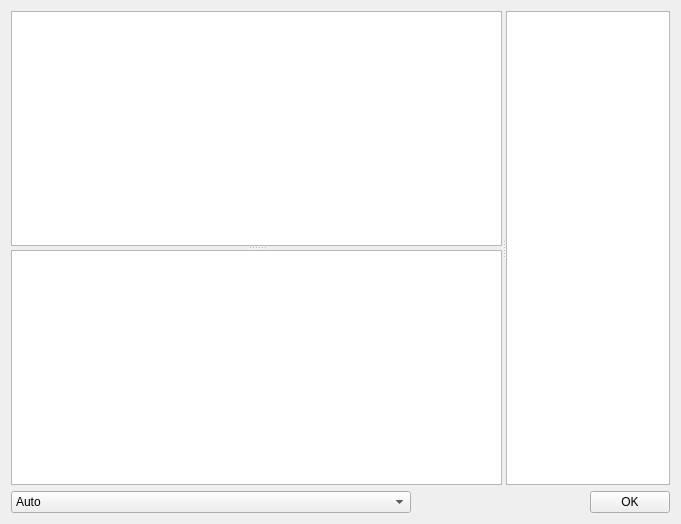
<ui version="4.0" >
 <class>Conv2</class>
 <widget class="QWidget" name="Conv2" >
  <property name="geometry" >
   <rect>
    <x>0</x>
    <y>0</y>
    <width>681</width>
    <height>524</height>
   </rect>
  </property>
  <property name="windowTitle" >
   <string>Form</string>
  </property>
  <layout class="QGridLayout" name="gridLayout" >
   <item row="0" column="0" >
    <widget class="QSplitter" name="splitter_2" >
     <property name="sizePolicy" >
      <sizepolicy vsizetype="Expanding" hsizetype="Expanding" >
       <horstretch>0</horstretch>
       <verstretch>0</verstretch>
      </sizepolicy>
     </property>
     <property name="maximumSize" >
      <size>
       <width>800</width>
       <height>16777215</height>
      </size>
     </property>
     <property name="orientation" >
      <enum>Qt::Horizontal</enum>
     </property>
     <widget class="QSplitter" name="splitter" >
      <property name="sizePolicy" >
       <sizepolicy vsizetype="Expanding" hsizetype="Expanding" >
        <horstretch>3</horstretch>
        <verstretch>0</verstretch>
       </sizepolicy>
      </property>
      <property name="orientation" >
       <enum>Qt::Vertical</enum>
      </property>
      <widget class="QPlainTextEdit" name="input" >
       <property name="sizePolicy" >
        <sizepolicy vsizetype="Expanding" hsizetype="Expanding" >
         <horstretch>0</horstretch>
         <verstretch>0</verstretch>
        </sizepolicy>
       </property>
      </widget>
      <widget class="QPlainTextEdit" name="output" >
       <property name="sizePolicy" >
        <sizepolicy vsizetype="Expanding" hsizetype="Expanding" >
         <horstretch>0</horstretch>
         <verstretch>0</verstretch>
        </sizepolicy>
       </property>
       <property name="readOnly" >
        <bool>true</bool>
       </property>
      </widget>
     </widget>
     <widget class="QPlainTextEdit" name="errors" >
      <property name="sizePolicy" >
       <sizepolicy vsizetype="Expanding" hsizetype="Expanding" >
        <horstretch>1</horstretch>
        <verstretch>0</verstretch>
       </sizepolicy>
      </property>
      <property name="readOnly" >
       <bool>true</bool>
      </property>
     </widget>
    </widget>
   </item>
   <item row="1" column="0" >
    <layout class="QHBoxLayout" name="horizontalLayout" >
     <item>
      <widget class="QComboBox" name="comboBox" >
       <property name="sizePolicy" >
        <sizepolicy vsizetype="Fixed" hsizetype="Preferred" >
         <horstretch>0</horstretch>
         <verstretch>0</verstretch>
        </sizepolicy>
       </property>
       <property name="maximumSize" >
        <size>
         <width>400</width>
         <height>400</height>
        </size>
       </property>
       <item>
        <property name="text" >
         <string>Auto</string>
        </property>
       </item>
       <item>
        <property name="text" >
         <string>РЁРёСЂРѕРєР°СЏ СЌР»РµРєС‚СЂРёС„РёРєР°С†РёСЏ СЋР¶РЅС‹С… РіСѓР±РµСЂРЅРёР№ РґР°СЃС‚ РјРѕС‰РЅС‹Р№ С‚РѕР»С‡РѕРє РїРѕРґСЉРµРјСѓ СЃРµР»СЊСЃРєРѕРіРѕ С…РѕР·СЏР№СЃС‚РІР°</string>
        </property>
       </item>
       <item>
        <property name="text" >
         <string>п╗п╦я─п╬п╨п╟я▐ я█п╩п╣п╨я┌я─п╦я└п╦п╨п╟я├п╦я▐ я▌п╤п╫я▀я┘ пЁя┐п╠п╣я─п╫п╦п╧ п╢п╟я│я┌ п╪п╬я┴п╫я▀п╧ я┌п╬п╩я┤п╬п╨ п©п╬п╢я┼п╣п╪я┐ я│п╣п╩я▄я│п╨п╬пЁп╬ я┘п╬п╥я▐п╧я│я┌п╡п╟</string>
        </property>
       </item>
      </widget>
     </item>
     <item>
      <spacer name="horizontalSpacer" >
       <property name="orientation" >
        <enum>Qt::Horizontal</enum>
       </property>
       <property name="sizeHint" stdset="0" >
        <size>
         <width>40</width>
         <height>20</height>
        </size>
       </property>
      </spacer>
     </item>
     <item>
      <widget class="QPushButton" name="pushButton" >
       <property name="text" >
        <string>OK</string>
       </property>
      </widget>
     </item>
    </layout>
   </item>
  </layout>
 </widget>
 <resources/>
 <connections/>
</ui>
